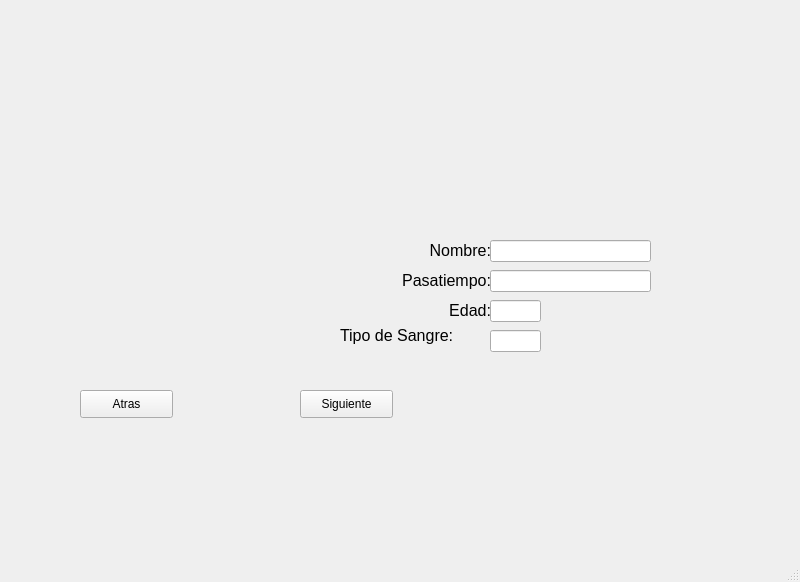
<?xml version="1.0" encoding="UTF-8"?>
<ui version="4.0">
 <class>MainWindow</class>
 <widget class="QMainWindow" name="MainWindow">
  <property name="geometry">
   <rect>
    <x>0</x>
    <y>0</y>
    <width>800</width>
    <height>582</height>
   </rect>
  </property>
  <property name="windowTitle">
   <string>MainWindow</string>
  </property>
  <widget class="QWidget" name="centralwidget">
   <widget class="QLabel" name="label">
    <property name="geometry">
     <rect>
      <x>30</x>
      <y>20</y>
      <width>281</width>
      <height>121</height>
     </rect>
    </property>
    <property name="text">
     <string/>
    </property>
    <property name="pixmap">
     <pixmap resource="../recursos.qrc">:/logo/Imagenes/logo uat.png</pixmap>
    </property>
    <property name="scaledContents">
     <bool>true</bool>
    </property>
   </widget>
   <widget class="QLabel" name="label_2">
    <property name="geometry">
     <rect>
      <x>480</x>
      <y>10</y>
      <width>281</width>
      <height>131</height>
     </rect>
    </property>
    <property name="text">
     <string/>
    </property>
    <property name="pixmap">
     <pixmap resource="../recursos.qrc">:/logo/Imagenes/logo fit.png</pixmap>
    </property>
    <property name="scaledContents">
     <bool>true</bool>
    </property>
   </widget>
   <widget class="QLabel" name="label_4">
    <property name="geometry">
     <rect>
      <x>660</x>
      <y>420</y>
      <width>111</width>
      <height>91</height>
     </rect>
    </property>
    <property name="text">
     <string/>
    </property>
    <property name="pixmap">
     <pixmap resource="../recursos.qrc">:/logo/Imagenes/logoCT.png</pixmap>
    </property>
    <property name="scaledContents">
     <bool>true</bool>
    </property>
   </widget>
   <widget class="QLabel" name="img_persona">
    <property name="geometry">
     <rect>
      <x>150</x>
      <y>220</y>
      <width>171</width>
      <height>151</height>
     </rect>
    </property>
    <property name="text">
     <string/>
    </property>
    <property name="scaledContents">
     <bool>true</bool>
    </property>
   </widget>
   <widget class="QPushButton" name="btn_atras">
    <property name="geometry">
     <rect>
      <x>80</x>
      <y>390</y>
      <width>93</width>
      <height>28</height>
     </rect>
    </property>
    <property name="text">
     <string>Atras</string>
    </property>
   </widget>
   <widget class="QPushButton" name="btn_siguiente">
    <property name="geometry">
     <rect>
      <x>300</x>
      <y>390</y>
      <width>93</width>
      <height>28</height>
     </rect>
    </property>
    <property name="text">
     <string>Siguiente</string>
    </property>
   </widget>
   <widget class="QLabel" name="label_7">
    <property name="geometry">
     <rect>
      <x>390</x>
      <y>240</y>
      <width>101</width>
      <height>21</height>
     </rect>
    </property>
    <property name="font">
     <font>
      <pointsize>12</pointsize>
     </font>
    </property>
    <property name="text">
     <string>Nombre:</string>
    </property>
    <property name="alignment">
     <set>Qt::AlignRight|Qt::AlignTrailing|Qt::AlignVCenter</set>
    </property>
   </widget>
   <widget class="QLineEdit" name="txt_nombre">
    <property name="geometry">
     <rect>
      <x>490</x>
      <y>240</y>
      <width>161</width>
      <height>22</height>
     </rect>
    </property>
    <property name="readOnly">
     <bool>true</bool>
    </property>
   </widget>
   <widget class="QLabel" name="label_8">
    <property name="geometry">
     <rect>
      <x>370</x>
      <y>270</y>
      <width>121</width>
      <height>21</height>
     </rect>
    </property>
    <property name="font">
     <font>
      <pointsize>12</pointsize>
     </font>
    </property>
    <property name="text">
     <string>Pasatiempo:</string>
    </property>
    <property name="alignment">
     <set>Qt::AlignRight|Qt::AlignTrailing|Qt::AlignVCenter</set>
    </property>
   </widget>
   <widget class="QLineEdit" name="txt_pasatiempo">
    <property name="geometry">
     <rect>
      <x>490</x>
      <y>270</y>
      <width>161</width>
      <height>22</height>
     </rect>
    </property>
    <property name="readOnly">
     <bool>true</bool>
    </property>
   </widget>
   <widget class="QLineEdit" name="txt_edad">
    <property name="geometry">
     <rect>
      <x>490</x>
      <y>300</y>
      <width>51</width>
      <height>22</height>
     </rect>
    </property>
    <property name="readOnly">
     <bool>true</bool>
    </property>
   </widget>
   <widget class="QLabel" name="label_9">
    <property name="geometry">
     <rect>
      <x>390</x>
      <y>300</y>
      <width>101</width>
      <height>21</height>
     </rect>
    </property>
    <property name="font">
     <font>
      <pointsize>12</pointsize>
     </font>
    </property>
    <property name="text">
     <string>Edad:</string>
    </property>
    <property name="alignment">
     <set>Qt::AlignRight|Qt::AlignTrailing|Qt::AlignVCenter</set>
    </property>
   </widget>
   <widget class="QLineEdit" name="txt_sangre">
    <property name="geometry">
     <rect>
      <x>490</x>
      <y>330</y>
      <width>51</width>
      <height>22</height>
     </rect>
    </property>
    <property name="readOnly">
     <bool>true</bool>
    </property>
   </widget>
   <widget class="QLabel" name="label_10">
    <property name="geometry">
     <rect>
      <x>340</x>
      <y>320</y>
      <width>151</width>
      <height>31</height>
     </rect>
    </property>
    <property name="font">
     <font>
      <pointsize>12</pointsize>
     </font>
    </property>
    <property name="text">
     <string>Tipo de Sangre:</string>
    </property>
   </widget>
  </widget>
  <widget class="QMenuBar" name="menubar">
   <property name="geometry">
    <rect>
     <x>0</x>
     <y>0</y>
     <width>800</width>
     <height>26</height>
    </rect>
   </property>
  </widget>
  <widget class="QStatusBar" name="statusbar"/>
 </widget>
 <resources>
  <include location="../recursos.qrc"/>
 </resources>
 <connections/>
</ui>
